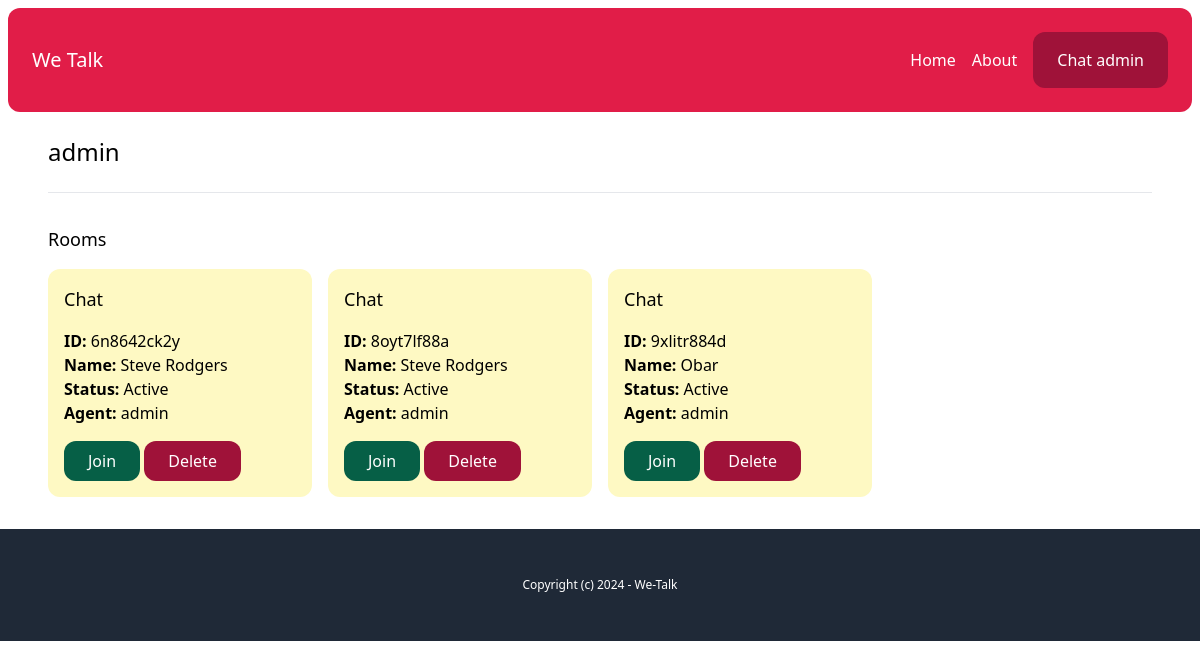
Before: /chat-admin/users/a803a77e-4d82-4158-ad39-780ef68da8d6/ (signed in) with the older database file.
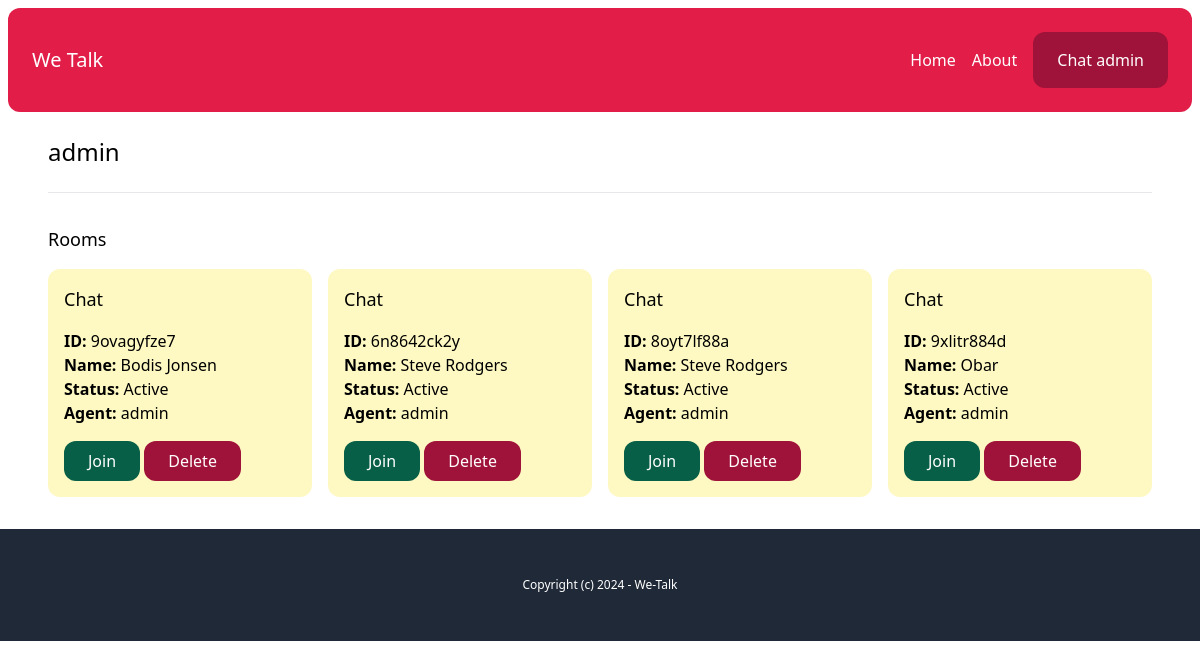
After: the same page with the newer database file.
### chat/models.py (models this page shows, shortened)
class Room(models.Model):
    WAITING = 'waiting'
    ACTIVE = 'active'
    CLOSED = 'closed'
    CHOICES_STATUS = (
        (WAITING, 'Waiting'),
        (ACTIVE, 'Active'),
        (CLOSED, 'Closed'),
    )
    uuid = models.CharField(max_length=255)
    client = models.CharField(max_length=255)
    agent = models.ForeignKey(User, related_name='rooms', blank=True, null=True, on_delete=models.CASCADE)
    messages = models.ManyToManyField(Message, blank=True)
    url = models.CharField(max_length=255, blank=True, null=True)
    status = models.CharField(max_length=20, choices=CHOICES_STATUS, default=WAITING)
    created_at = models.DateTimeField(auto_now_add=True)
    class Meta:
        ordering = ('-created_at',)

### account/models.py (models this page shows)
class User(AbstractBaseUser, PermissionsMixin):
    AGENT = 'agent'
    MANAGER = 'manager'
    ROLES_CHOICES = (
        (AGENT, 'Agent'),
        (MANAGER, 'Manager'),
    )
    id = models.UUIDField(primary_key=True, default=uuid.uuid4, editable=False)
    email = models.EmailField(unique=True)
    name = models.CharField(max_length=255, blank=True, default='')
    role = models.CharField(max_length=20, choices=ROLES_CHOICES, default=AGENT)
    is_active = models.BooleanField(default=True)
    is_superuser = models.BooleanField(default=False)
    is_staff = models.BooleanField(default=False)
    date_joined = models.DateTimeField(default=timezone.now)
    last_login = models.DateTimeField(blank=True, null=True)
    objects = CustomUserManager()
    USERNAME_FIELD = 'email'
    EMAIL_FIELD = 'email'
    REQUIRED_FIELDS = ['name']

### chat/views.py (the view)
# urls.py: path('chat-admin/users/<uuid:uuid>/', views.user_detail, name='user_detail'),
@login_required
def user_detail(request, uuid):
    user = User.objects.get(pk=uuid)
    rooms = user.rooms.all()
    return render(request, 'chat/user_detail.html', {'user': user, 'rooms': rooms})

### chat/templates/chat/user_detail.html
{% extends 'core/base.html' %}
{% block content %}
    <h1 class="mb-6 text-2xl">{{ user.name }}</h1>
    <hr class="my-6">
    <div class="mt-8">
        <h2 class="mb-4 text-lg">Rooms</h2>
        {% include 'chat/partials/room_list.html' %}
    </div>
{% endblock %}

### chat/templates/chat/partials/room_list.html
<div class="grid grid-cols-4 gap-4">
    {% for room in rooms %}
        <div class="p-4 rounded-xl {% if room.status == 'waiting' %}bg-emerald-100{% elif room.status == 'active' %}bg-yellow-100{% else %}bg-gray-100{% endif %}">
            <h3 class="mb-4 text-lg">Chat</h3>
            <p>
                <b>ID: </b>{{ room.uuid }}<br>
                <b>Name: </b>{{ room.client }}<br>
                <b>Status: </b>{{ room.get_status_display }}<br>
                <b>Agent: </b>{% firstof room.agent.name 'None yet...' %}
            </p>
            <a href="{% url 'chat:room' room.uuid %}" class="mt-4 inline-block py-2 px-6 bg-emerald-800 text-white rounded-xl">Join</a>
            <a href="{% url 'chat:delete_room' room.uuid %}" class="mt-4 inline-block py-2 px-6 bg-rose-800 text-white rounded-xl">Delete</a>
        </div>
    {% endfor %}
</div>

Changed rows visible on the page:
added Room: uuid "9ovagyfze7", client "Bodis Jonsen", status "Active", agent.name "admin"
